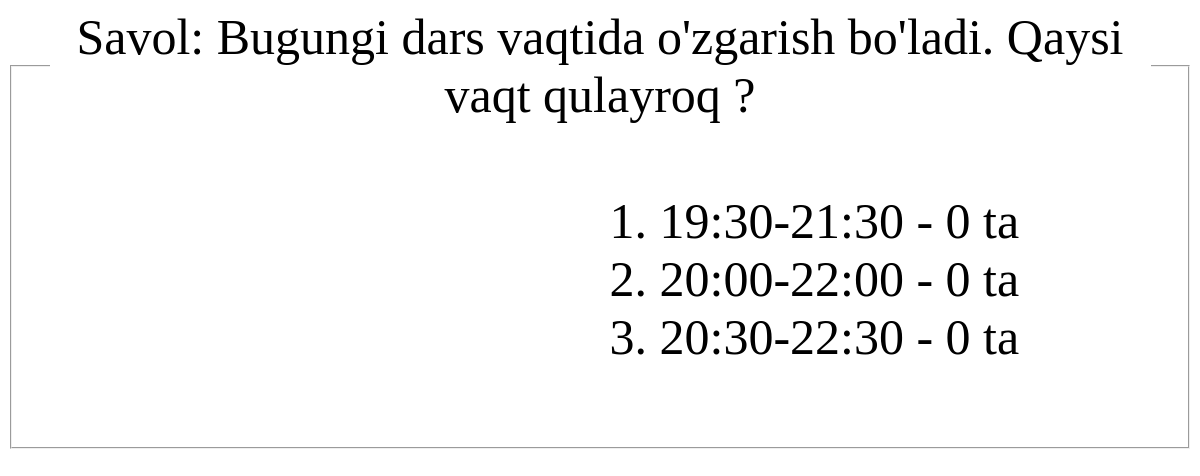
The page /polls/1/result/ on the database as committed earlier.
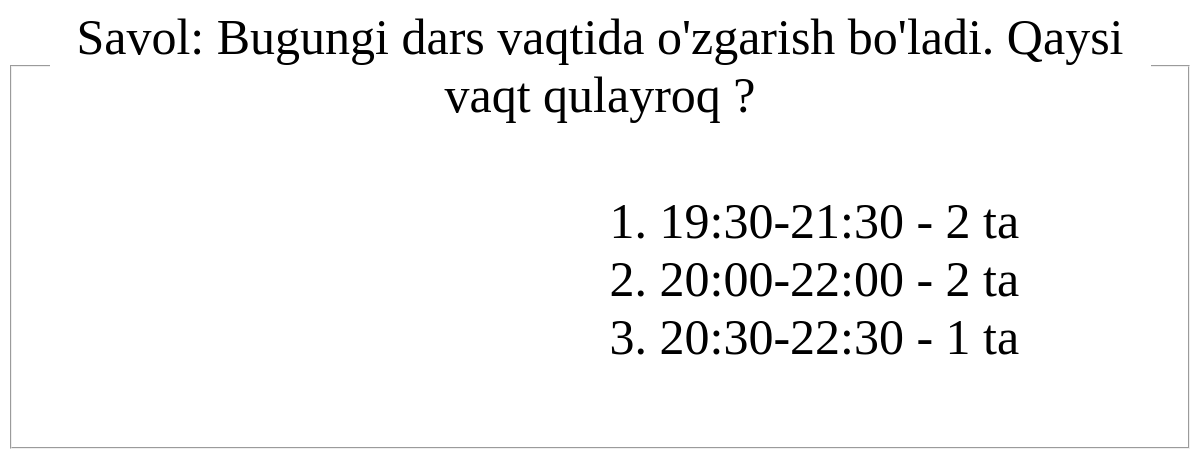
The same page on the database as committed later.
### base/models.py (models this page shows, shortened)
class Options(Model):
    text = models.CharField(max_length=50)
    votes = models.IntegerField(default=0)
    question = models.ForeignKey(Question, on_delete=models.CASCADE)

### base/views.py (the view)
# urls.py: path("<int:question_id>/result/", question_result, name="result")
def question_result(request, question_id):
    ques = Question.objects.get(id=question_id)
    options = Options.objects.filter(question=ques)
    context = {
        "question": ques,
        "options": options
    }
    return render(request, "result.html", context)

### template/result.html (shortened to what this page needs)
<!DOCTYPE html>
<html lang="en">
<head>
</head>
<body>
    <fieldset>
        <legend>Savol: {{question.text}}</legend>
        <div>
            <ol>
            {% for i in options %}
                <li>{{i.text}} - {{i.votes}} ta</li>
            {% endfor %}
        </ol>
        </div>
    </fieldset>
</body>
</html>

Rows that differ between the two databases and show on the page:
changed Options (number 1 of 3 on the later page): votes "0" → "2"
changed Options (number 2 of 3 on the later page): votes "0" → "2"
changed Options (number 3 of 3 on the later page): votes "0" → "1"
